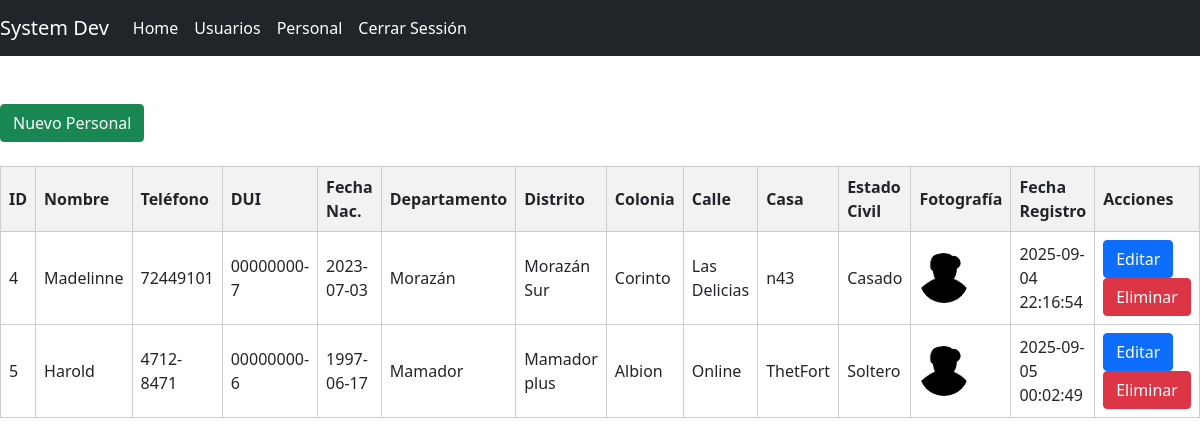
Screenshot of /personal.php (signed in) with the database file from the repository.
### tables this page shows
CREATE TABLE `personal` (
  `id` int(11) NOT NULL,
  `nombre` varchar(50) NOT NULL,
  `telefono` varchar(15) DEFAULT NULL,
  `dui` varchar(10) NOT NULL,
  `fecha_nacimiento` date NOT NULL,
  `departamento` varchar(50) DEFAULT NULL,
  `distrito` varchar(50) DEFAULT NULL,
  `colonia` varchar(50) DEFAULT NULL,
  `calle` varchar(50) DEFAULT NULL,
  `casa` varchar(20) DEFAULT NULL,
  `estado_civil` varchar(25) DEFAULT NULL,
  `fotografia` varchar(150) DEFAULT NULL,
  `fecha_registro` timestamp NOT NULL DEFAULT current_timestamp()
);

### personal.php (the view, shortened to what this page needs)
<?php
include_once('./conf/conf.php');
?>
<!DOCTYPE html>
<html lang="en">
<head>
    <link href="https://cdn.jsdelivr.net/npm/bootstrap@5.0.2/dist/css/bootstrap.min.css" rel="stylesheet">
</head>
<body>
    <?php
        include_once('nav.php');
        $sql = "SELECT * FROM personal";
        $result = mysqli_query($con, $sql);
    ?>
    <br><br>
    <a href="agregar-personal.php" class="btn btn-success">Nuevo Personal</a>
    <br><br>
    <table>
        <thead>
            <tr>
                <th>ID</th>
                <th>Nombre</th>
                <th>Teléfono</th>
                <th>DUI</th>
                <th>Fecha Nac.</th>
                <th>Departamento</th>
                <th>Distrito</th>
                <th>Colonia</th>
                <th>Calle</th>
                <th>Casa</th>
                <th>Estado Civil</th>
                <th>Fotografía</th>
                <th>Fecha Registro</th>
                <th>Acciones</th>
            </tr>
        </thead>
        <tbody>
        <?php
        if(mysqli_num_rows($result) > 0){
            while($row = mysqli_fetch_assoc($result)){
                echo "<tr>";
                echo "<td>".$row['id']."</td>";
                echo "<td>".$row['nombre']."</td>";
                echo "<td>".$row['telefono']."</td>";
                echo "<td>".$row['dui']."</td>";
                echo "<td>".$row['fecha_nacimiento']."</td>";
                echo "<td>".$row['departamento']."</td>";
                echo "<td>".$row['distrito']."</td>";
                echo "<td>".$row['colonia']."</td>";
                echo "<td>".$row['calle']."</td>";
                echo "<td>".$row['casa']."</td>";
                echo "<td>".$row['estado_civil']."</td>";
                echo "<td><img src='./img/avatar.png' alt='Avatar'></td>";
                echo "<td>".$row['fecha_registro']."</td>";
                echo "<td>
                        <a href='editar-personal.php?id=".$row['id']." 'class='btn btn-primary'>Editar</a>
                        <a href='eliminar-personal.php?id=".$row['id']." ' onclick=\"return confirm('¿Seguro que deseas eliminar este registro?');\" class='btn btn-danger'>Eliminar</a>
                      </td>";
                echo "</tr>";
            }
        } else {
            echo "<tr><td colspan='14'>No hay registros</td></tr>";
        }
        ?>
        </tbody>
    </table>
</body>
</html>

### nav.php (shortened to what this page needs)
<nav class="navbar navbar-expand-lg navbar-light bg-dark">
  <a class="navbar-brand" style="color:white" href="home.php">System Dev</a>
  <div class="collapse navbar-collapse" id="navbarNav">
    <ul class="navbar-nav">
      <li class="nav-item active">
        <a class="nav-link" style="color:white" href="home.php">Home</a>
      </li>
      <li class="nav-item">
         <a class="nav-link" style="color:white" href="usuarios.php">Usuarios</a>
      </li>
      <li class="nav-item">
         <a class="nav-link" style="color:white" href="personal.php">Personal</a>
      </li>
      <li class="nav-item">
         <a class="nav-link" style="color:white" href="salir.php">Cerrar Sessión</a>
      </li>
    </ul>
  </div>
</nav>

### personal.php (style rules this page uses)
table { width: 100%; border-collapse: collapse; }
th, td { border: 1px solid #ccc; padding: 8px; text-align: left; }
th { background-color: #f2f2f2; }
img { width: 50px; height: 50px; border-radius: 50%; }

### rows the page displays
personal: id "4", nombre "Madelinne", telefono "72449101", dui "00000000-7", fecha_nacimiento "2023-07-03", departamento "Morazán", distrito "Morazán Sur", colonia "Corinto", calle "Las Delicias", casa "n43", estado_civil "Casado", fecha_registro "2025-09-04 22:16:54"
personal: id "5", nombre "Harold", telefono "4712-8471", dui "00000000-6", fecha_nacimiento "1997-06-17", departamento "Mamador", distrito "Mamador plus", colonia "Albion", calle "Online", casa "ThetFort", estado_civil "Soltero", fecha_registro "2025-09-05 00:02:49"
